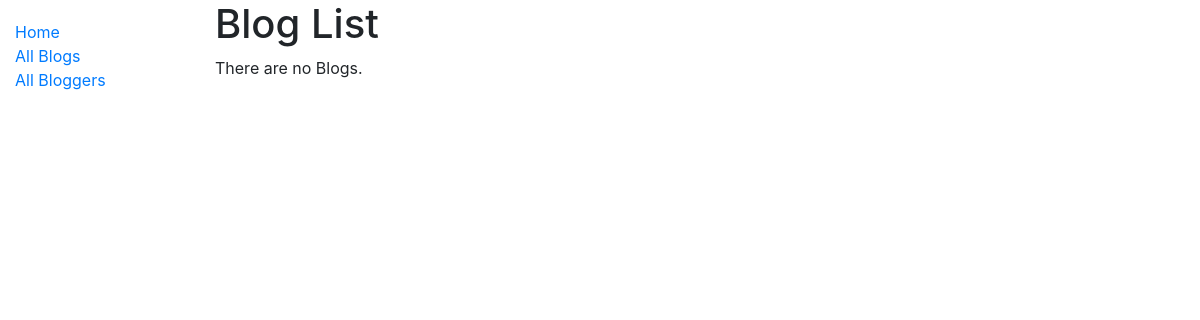
Page /blog/blogs/ on the earlier database version.
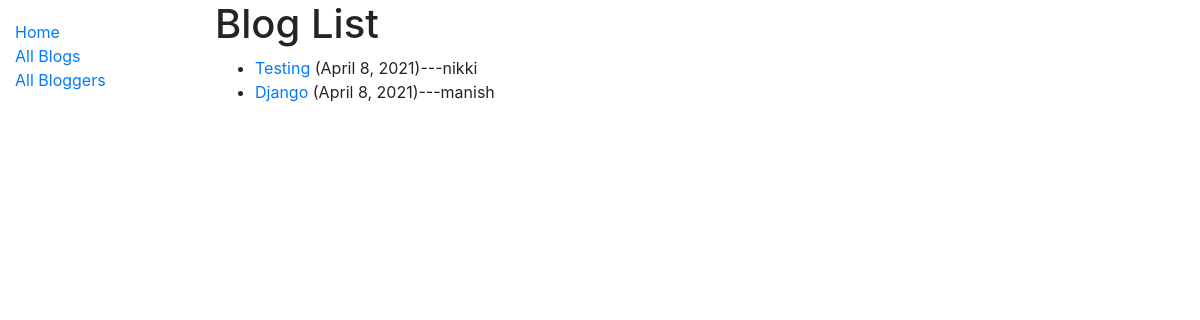
Same page on the later database version.
### blog/models.py (models this page shows, shortened)
class Blog(models.Model):
    title = models.CharField(max_length=200, help_text='Enter a tite of blog')
    blog_author = models.ForeignKey('Blogger', on_delete=models.SET_NULL, null=True)
    content = models.TextField(max_length=1000, blank=True)
    post_date = models.DateField(null=True, blank=True)
    def get_absolute_url(self):
        return reverse('blog-detail', args=[str(self.id)])

class Blogger(models.Model):
    name = models.OneToOneField(User, on_delete=models.CASCADE, null=True)
    bio_information = models.TextField(max_length=1000, help_text='Enter a biographical information about the blogger/author')
    def __str__(self):
        return f'{self.name}'

### blog/views.py (the view)
# urls.py: path('blogs/', views.BlogListView.as_view(), name='blogs'),
class BlogListView(generic.ListView):
    model = Blog
    paginate_by = 5
    def get_queryset(self):
        return Blog.objects.order_by('-post_date')

### blog/templates/blog/blog_list.html
{% extends "base_generic.html" %}
{% block content %}
  <h1>Blog List</h1>
  {% if blog_list %}
  <ul>
    {% for blog in blog_list %}
      <li>
        <a href="{{ blog.get_absolute_url }}">{{ blog.title }}</a> ({{blog.post_date}})---{{blog.blog_author}}
      </li>
    {% endfor %}
  </ul>
  {% else %}
    <p>There are no Blogs.</p>
  {% endif %}
{% endblock %}

Differences in the rows shown:
added Blog: title "Testing", post_date "April 8, 2021", blog_author "nikki"
added Blog: title "Django", post_date "April 8, 2021", blog_author "manish"
Other differences:
text no longer shown: "There are no Blogs."
